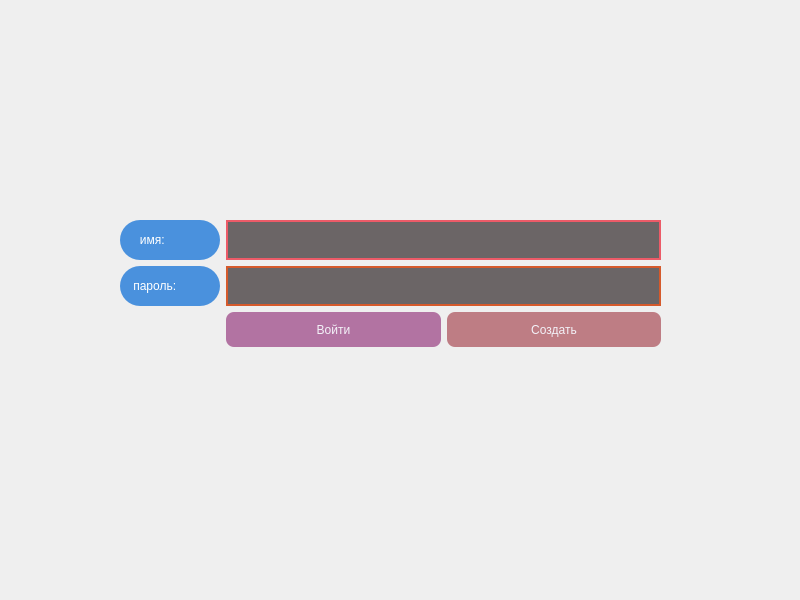
<?xml version="1.0" encoding="UTF-8"?>
<ui version="4.0">
 <class>login</class>
 <widget class="QDialog" name="login">
  <property name="geometry">
   <rect>
    <x>0</x>
    <y>0</y>
    <width>800</width>
    <height>600</height>
   </rect>
  </property>
  <property name="minimumSize">
   <size>
    <width>800</width>
    <height>600</height>
   </size>
  </property>
  <property name="maximumSize">
   <size>
    <width>800</width>
    <height>600</height>
   </size>
  </property>
  <property name="windowTitle">
   <string>login</string>
  </property>
  <widget class="QLabel" name="background_label">
   <property name="geometry">
    <rect>
     <x>-20</x>
     <y>-150</y>
     <width>1080</width>
     <height>864</height>
    </rect>
   </property>
   <property name="frameShape">
    <enum>QFrame::NoFrame</enum>
   </property>
   <property name="frameShadow">
    <enum>QFrame::Plain</enum>
   </property>
   <property name="text">
    <string/>
   </property>
   <property name="pixmap">
    <pixmap>../img/bbb111.jpg</pixmap>
   </property>
   <property name="wordWrap">
    <bool>false</bool>
   </property>
   <property name="margin">
    <number>0</number>
   </property>
  </widget>
  <widget class="QWidget" name="">
   <property name="geometry">
    <rect>
     <x>120</x>
     <y>180</y>
     <width>541</width>
     <height>211</height>
    </rect>
   </property>
   <layout class="QFormLayout" name="formLayout">
    <property name="topMargin">
     <number>40</number>
    </property>
    <item row="0" column="0">
     <widget class="QLabel" name="name_label">
      <property name="minimumSize">
       <size>
        <width>100</width>
        <height>40</height>
       </size>
      </property>
      <property name="styleSheet">
       <string notr="true">background-color: rgba(3, 105, 214,0.7);

font: 400 11pt &quot;Yu Gothic UI Light&quot;;
color: rgb(255, 255, 255);
border-radius: 20px;</string>
      </property>
      <property name="text">
       <string>      имя:</string>
      </property>
     </widget>
    </item>
    <item row="0" column="1">
     <widget class="QLineEdit" name="name_lineEdit">
      <property name="minimumSize">
       <size>
        <width>0</width>
        <height>40</height>
       </size>
      </property>
      <property name="styleSheet">
       <string notr="true">border: 2px solid #ec5b68;
 background-color: rgba(19,9,10, 0.6); ;
font: 700 9pt &quot;Segoe Print&quot;;
color: rgb(255, 255, 255);</string>
      </property>
      <property name="text">
       <string/>
      </property>
     </widget>
    </item>
    <item row="1" column="0">
     <widget class="QLabel" name="passwd_label">
      <property name="minimumSize">
       <size>
        <width>100</width>
        <height>40</height>
       </size>
      </property>
      <property name="styleSheet">
       <string notr="true">background-color: rgba(3, 105, 214,0.7);

font: 400 11pt &quot;Yu Gothic UI Light&quot;;
color: rgb(255, 255, 255);
border-radius: 20px;</string>
      </property>
      <property name="text">
       <string>    пароль:</string>
      </property>
     </widget>
    </item>
    <item row="1" column="1">
     <widget class="QLineEdit" name="passwd_lineEdit">
      <property name="minimumSize">
       <size>
        <width>0</width>
        <height>40</height>
       </size>
      </property>
      <property name="styleSheet">
       <string notr="true">border: 2px solid #d55a2c;
 background-color: rgba(19,9,10, 0.6); ;
font: 700 9pt &quot;Segoe Print&quot;;
color: rgb(255, 255, 255);</string>
      </property>
      <property name="text">
       <string/>
      </property>
      <property name="echoMode">
       <enum>QLineEdit::Password</enum>
      </property>
     </widget>
    </item>
    <item row="2" column="1">
     <layout class="QHBoxLayout" name="horizontalLayout">
      <item>
       <widget class="QPushButton" name="go_Button">
        <property name="minimumSize">
         <size>
          <width>50</width>
          <height>35</height>
         </size>
        </property>
        <property name="styleSheet">
         <string notr="true">background-color:rgba(163,84,143, 0.8);
color: #f3f2f8;
border-radius:8px;
font: 400 11pt &quot;Yu Gothic UI Light&quot;;</string>
        </property>
        <property name="text">
         <string>Войти</string>
        </property>
       </widget>
      </item>
      <item>
       <widget class="QPushButton" name="create_Button">
        <property name="minimumSize">
         <size>
          <width>50</width>
          <height>35</height>
         </size>
        </property>
        <property name="styleSheet">
         <string notr="true">background-color:rgba(177,96,105, 0.8);
color: #f3f2f8;
border-radius:8px;
font: 400 11pt &quot;Yu Gothic UI Light&quot;;</string>
        </property>
        <property name="text">
         <string>Создать</string>
        </property>
       </widget>
      </item>
     </layout>
    </item>
   </layout>
  </widget>
 </widget>
 <resources/>
 <connections/>
</ui>
